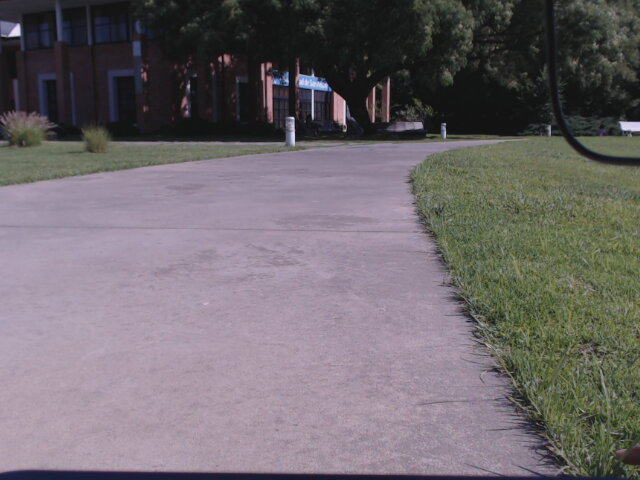
#> input picture vista_turtlebot.jpg, 640 x 480 px
$ python template.py
#> lines starting #> are read from the running program, lines starting #| are printed output that depends on the picture; after the words box and inside, x2 and y2 are one past the last pixel; in counts of white or black regions, pixels touching at a corner belong together
#> in test_driver, img is the input picture: shape (480, 640, 3); mean B, G, R 108.7, 104.6, 111.1
#| (0.1, 0.0)
import cv2
import numpy as np


def visual_driver_group_x(image: np.ndarray):
    """Receives an image and returns linear and
    angular velocity to drive a robot"""

    # YOUR CODE HERE

    linear_vel_x = 0.1  # m/s
    angular_vel_z = 0.0  # Rad/s
    return linear_vel_x, angular_vel_z


def segment_color(
    image: np.ndarray, lower_limit=(0, 0, 0), upper_limit=(180, 255, 255)
):
    """Receives an image in BGR colorspace and two limits in HSV colorspace
    and returns amount of pixels inside box, centroid of segmented pixels
    in pixel cordinates and the segmented image"""
#> called with lower_limit = (20, 20, 45), upper_limit = (50, 160, 150)

    # Convert image from BGR to HSV
    img_hsv = cv2.cvtColor(image, cv2.COLOR_BGR2HSV)
#> img_hsv: shape (480, 640, 3); mean H, S, V 106.8, 37.7, 114.9

    # Create mask and segment image
    mask = cv2.inRange(img_hsv, lower_limit, upper_limit)
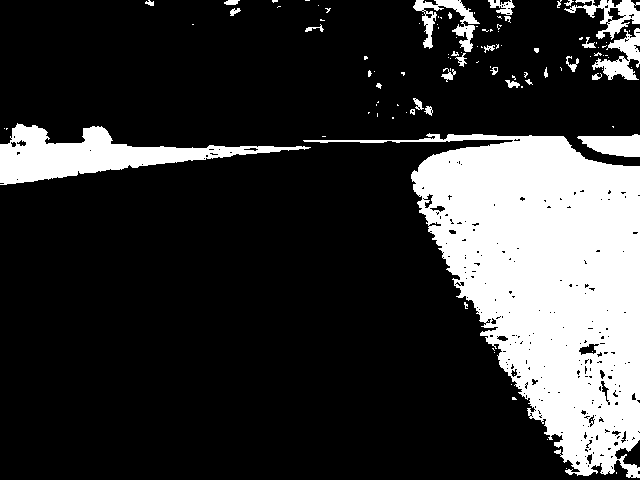
#> mask: shape (480, 640); 20.9% white; 106 white regions (76 under 20 px), largest, box (x1, y1, x2, y2) and area: (303, 133, 640, 478) 51140, (0, 123, 311, 185) 7177, (413, 0, 480, 52) 1186
    masked = cv2.bitwise_and(image, image, mask=mask)
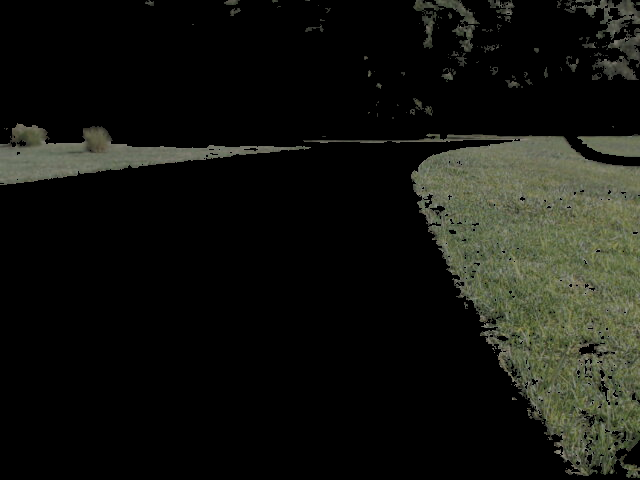
#> masked: shape (480, 640, 3); mean B, G, R 16.3, 21.3, 20.2

    # Count how many segmented pixels
    n_pixels = cv2.countNonZero(mask)
#> n_pixels = 64258

    # Calculate x,y coordinates of center of pixels
    moments = cv2.moments(mask)
#> moments = moments, m00 16385790, centre m10/m00, m01/m00 = (496.4, 243)
    if moments["m00"] == 0:
        return 0, 0, 0, masked
    center_x = int(moments["m10"] / moments["m00"])
#> center_x = 496
    center_y = int(moments["m01"] / moments["m00"])
#> center_y = 243

    return n_pixels, center_x, center_y, masked


def test_driver():
    # Read test image
    img = cv2.imread("vista_turtlebot.jpg")
    # Call driver function
    print(visual_driver_group_x(img))

    # Other useful functions:
    # Segment colors
    n_pixels, cX, cY, masked = segment_color(img, (20, 20, 45), (50, 160, 150))
#> n_pixels = 64258; cX = 496; cY = 243
    print("number of pixels: ", n_pixels)
#| number of pixels:  64258
    # Draw marker in the center of segmented pixels
    cv2.circle(masked, (cX, cY), 5, (0, 0, 255), -1)
#> masked: shape (480, 640, 3); 0.03% of pixels changed, all inside (x1, y1, x2, y2) = (491, 238, 502, 249)
    cv2.imshow("Mask Applied to Image", masked)
    cv2.waitKey(0)


if __name__ == "__main__":
    test_driver()
